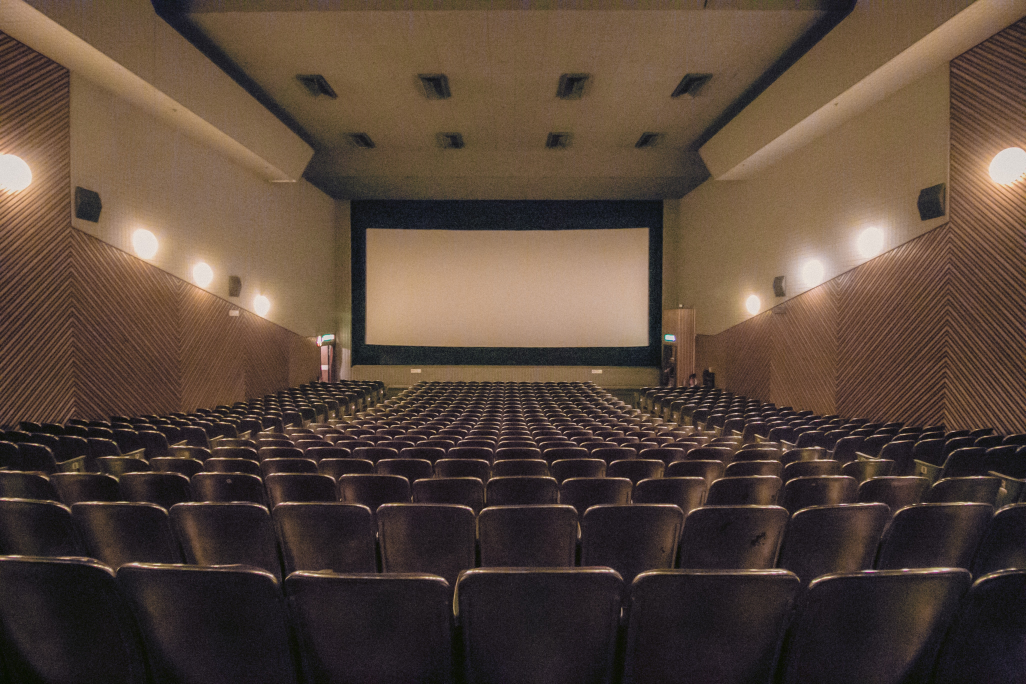
#> input picture tut-2.jpg, 4104 x 2736 px (shown at 1/4 size)
$ python tutorial2.py
#> lines starting #> are read from the running program, lines starting #| are printed output that depends on the picture
import cv2
import random

img = cv2.imread('tut-2.jpg', -1)
#> img is the input picture: shape (2736, 4104, 3); mean B, G, R 58.1, 69.8, 87.4

tag = img[100:400, 600:900]
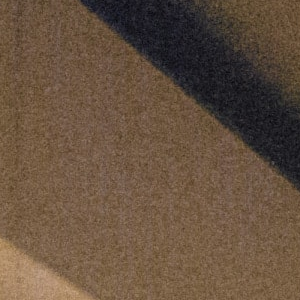
#> tag: shape (300, 300, 3); mean B, G, R 63, 81.2, 102
img[300:600, 500:800] = tag

cv2.imshow('Image', img)
cv2.waitKey(0)
cv2.destroyAllWindows()
